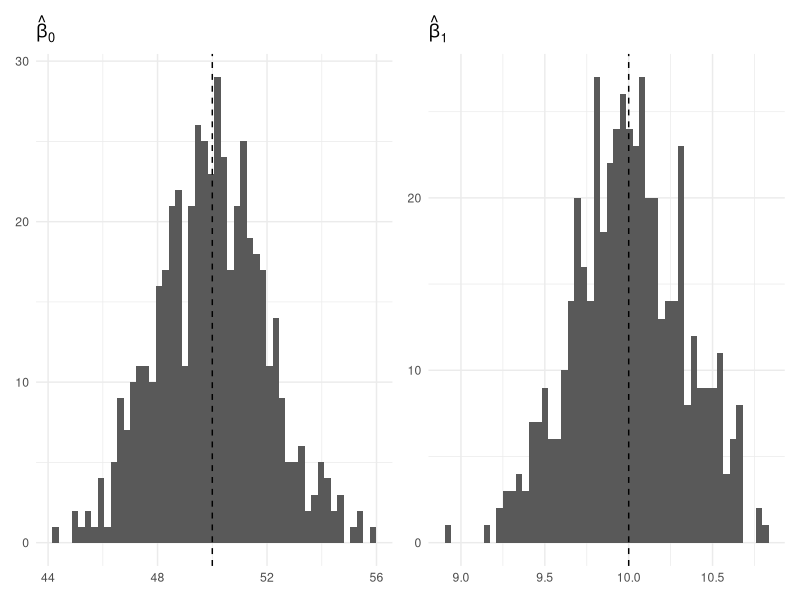
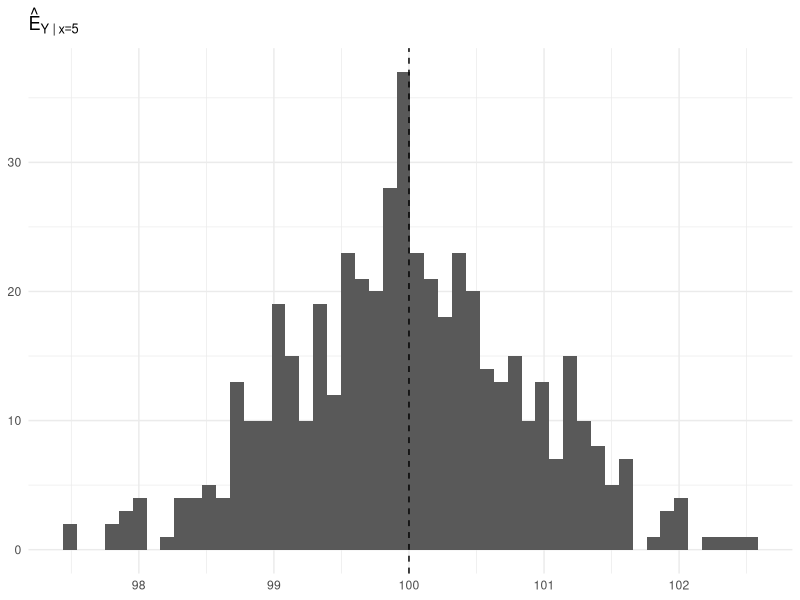

Recreate these plots in R, in order.
## ---- chunk 1
knitr::opts_chunk$set(echo = TRUE)
## ---- chunk 2
library(tidyverse)
library(patchwork)

set.seed(123)

# --- model & design ---
beta0 <- 50; beta1 <- 10; sigma <- 4
x <- seq(1, 10, length.out = 20)
n <- length(x); B <- 500
Sxx  <- sum((x - mean(x))^2)
xbar <- mean(x); x0 <- 5

# --- one simulation ---
sim_one <- function() {
  y <- beta0 + beta1*x + rnorm(n, 0, sigma)
  fit <- lm(y ~ x)
  b0 <- unname(coef(fit)[1]); b1 <- unname(coef(fit)[2])

  Eyx5 <- b0 + b1*x0

  # (c) CI for slope (sigma known)
  se_b1 <- sigma / sqrt(Sxx)
  l_b1 <- b1 - 1.96*se_b1; u_b1 <- b1 + 1.96*se_b1
  cover_b1 <- (l_b1 <= beta1 && beta1 <= u_b1)

  # (d) CI for mean at x=5 (sigma known)
  se_mu <- sigma * sqrt(1/n + (x0 - xbar)^2 / Sxx)
  l_mu <- Eyx5 - 1.96*se_mu; u_mu <- Eyx5 + 1.96*se_mu
  cover_mu <- (l_mu <= (beta0 + beta1*x0) && (beta0 + beta1*x0) <= u_mu)

  c(b0 = b0, b1 = b1, Eyx5 = Eyx5,
    cover_b1 = cover_b1, cover_mu = cover_mu)
}

# --- run B times; build tibble with explicit names ---
sim_mat <- replicate(B, sim_one())
res <- as_tibble(t(sim_mat), .name_repair = "minimal")
colnames(res) <- c("b0","b1","Eyx5","cover_b1","cover_mu")

# ensure logical
res <- res |> mutate(
  cover_b1 = as.logical(cover_b1),
  cover_mu = as.logical(cover_mu)
)

## ---- chunk 3
p_b0 <- ggplot(res, aes(b0)) +
  geom_histogram(bins = 50) +
  geom_vline(xintercept = beta0, linetype = 2) +
  labs(title = expression(hat(beta)[0]), x = NULL, y = NULL) +
  theme_minimal()

p_b1 <- ggplot(res, aes(b1)) +
  geom_histogram(bins = 50) +
  geom_vline(xintercept = beta1, linetype = 2) +
  labs(title = expression(hat(beta)[1]), x = NULL, y = NULL) +
  theme_minimal()

p_b0|p_b1
## ---- chunk 4
p_mu <- ggplot(res, aes(Eyx5)) +
  geom_histogram(bins = 50) +
  geom_vline(xintercept = 100, linetype = 2) +
  labs(title = expression(hat(E)[Y~"|"~x==5]), x = NULL, y = NULL) +
  theme_minimal()

p_mu
## ---- chunk 5
mean(res$cover_b1)
sum(res$cover_b1)


## ---- chunk 6
mean(res$cover_mu)
sum(res$cover_mu)
